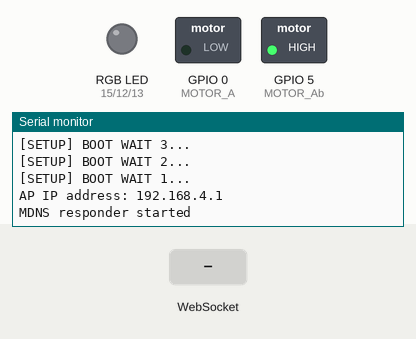
A sketch run on a simulated ESP8266 (NodeMCU). Parts: switched loads named in the sketch (green lamp = pin HIGH), an RGB LED mixed from three pins (HIGH = lit), the last lines printed to the serial monitor. The inputs (shaded band) are chosen by the test bench. WiFi joins after 1.5 s; servers stay silent unless stated.

Above: at 5.2 s.
5.3 s: WebSocket text "#" received
At 6.2 s:
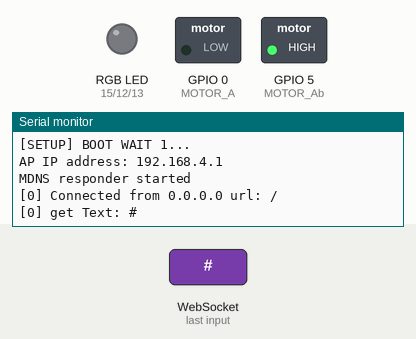
6.8 s: WebSocket text "5" received
At 7.3 s:
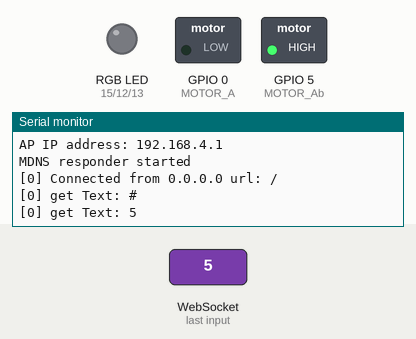
Timing chart, 0 to 9.8 s (numbered marks = the images above; inputs shaded):
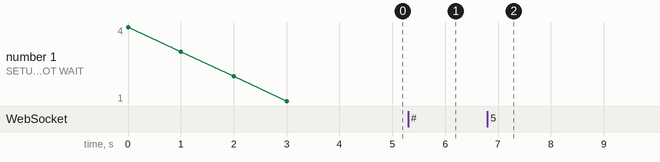

Measured:
- after the input at 5.3 s, the serial monitor: prints a new line at once (image 1)
- after the input at 6.8 s, the serial monitor: prints a new line at once (image 2)

The sketch:

WebSocketServer_LEDcontrol.ino
```cpp
/*
 * WebSocketServer_LEDcontrol.ino
 *
 *  Created on: 26.11.2015
 *
 */

#include <Arduino.h>

#include <ESP8266WiFi.h>
#include <ESP8266WiFiMulti.h>
#include <WebSocketsServer.h>
#include <ESP8266WebServer.h>
#include <ESP8266mDNS.h>
#include <Hash.h>

#define LED_RED     15
#define LED_GREEN   12
#define LED_BLUE    13

#define MOTOR_A  0
#define MOTOR_Ab 5


#define USE_SERIAL Serial


ESP8266WiFiMulti WiFiMulti;

ESP8266WebServer server = ESP8266WebServer(80);
WebSocketsServer webSocket = WebSocketsServer(81);

void webSocketEvent(uint8_t num, WStype_t type, uint8_t * payload, size_t lenght) {

    switch(type) {
        case WStype_DISCONNECTED:
            USE_SERIAL.printf("[%u] Disconnected!\n", num);
            break;
        case WStype_CONNECTED: {
            IPAddress ip = webSocket.remoteIP(num);
            USE_SERIAL.printf("[%u] Connected from %d.%d.%d.%d url: %s\n", num, ip[0], ip[1], ip[2], ip[3], payload);

            // send message to client
            webSocket.sendTXT(num, "Connected");
        }
            break;
        case WStype_TEXT:
            USE_SERIAL.printf("[%u] get Text: %s\n", num, payload);

            if(payload[0] == '#') {
                // we get RGB data

                // decode rgb data
                uint32_t rgb = (uint32_t) strtol((const char *) &payload[1], NULL, 16);

                analogWrite(LED_RED,    ((rgb >> 16) & 0xFF));
                analogWrite(LED_GREEN,  ((rgb >> 8) & 0xFF));
                analogWrite(LED_BLUE,   ((rgb >> 0) & 0xFF));
            }

            break;
    }

}

void setup() {
    //USE_SERIAL.begin(921600);
    USE_SERIAL.begin(115200);

    //USE_SERIAL.setDebugOutput(true);

    USE_SERIAL.println();
    USE_SERIAL.println();
    USE_SERIAL.println();

    for(uint8_t t = 4; t > 0; t--) {
        USE_SERIAL.printf("[SETUP] BOOT WAIT %d...\n", t);
        USE_SERIAL.flush();
        delay(1000);
    }

    pinMode(LED_RED, OUTPUT);
    pinMode(LED_GREEN, OUTPUT);
    pinMode(LED_BLUE, OUTPUT);

    digitalWrite(LED_RED, 1);
    digitalWrite(LED_GREEN, 1);
    digitalWrite(LED_BLUE, 1);

   /* WiFiMulti.addAP("rainbow", "12345678");

    while(WiFiMulti.run() != WL_CONNECTED) {
        delay(100);
    }
    */
     WiFi.softAP("arduino-er", "12345678");
    IPAddress myIP = WiFi.softAPIP();
    USE_SERIAL.print("AP IP address: ");
    USE_SERIAL.println(myIP);

    // start webSocket server
    webSocket.begin();
    webSocket.onEvent(webSocketEvent);

    if(MDNS.begin("esp8266")) {
        USE_SERIAL.println("MDNS responder started");
    }

    // handle index
    server.on("/", []() {
        // send index.html
        server.send(200, "text/html", "<html><head><script>var connection = new WebSocket('ws://'+location.hostname+':81/', ['arduino']);connection.onopen = function () {  connection.send('Connect ' + new Date()); }; connection.onerror = function (error) {    console.log('WebSocket Error ', error);};connection.onmessage = function (e) {  console.log('Server: ', e.data);};function sendRGB() {  var r = parseInt(document.getElementById('r').value).toString(16);  var g = parseInt(document.getElementById('g').value).toString(16);  var b = parseInt(document.getElementById('b').value).toString(16);  if(r.length < 2) { r = '0' + r; }   if(g.length < 2) { g = '0' + g; }   if(b.length < 2) { b = '0' + b; }   var rgb = '#'+r+g+b;    console.log('RGB: ' + rgb); connection.send(rgb); }</script></head><body>LED Control:<br/><br/>R: <input id=\"r\" type=\"range\" min=\"0\" max=\"255\" step=\"1\" onchange=\"sendRGB();\" /><br/>G: <input id=\"g\" type=\"range\" min=\"0\" max=\"255\" step=\"1\" onchange=\"sendRGB();\" /><br/>B: <input id=\"b\" type=\"range\" min=\"0\" max=\"255\" step=\"1\" onchange=\"sendRGB();\" /><br/></body></html>");
    });

    server.begin();

    // Add service to MDNS
    MDNS.addService("http", "tcp", 80);
    MDNS.addService("ws", "tcp", 81);

    pinMode(MOTOR_A,OUTPUT);
    pinMode(MOTOR_Ab,OUTPUT);

    digitalWrite(MOTOR_A, 0);
    digitalWrite(MOTOR_Ab, 1);

    digitalWrite(LED_RED, 0);
    digitalWrite(LED_GREEN, 0);
    digitalWrite(LED_BLUE, 0);

}

void loop() {
    webSocket.loop();
    server.handleClient();
}
```
